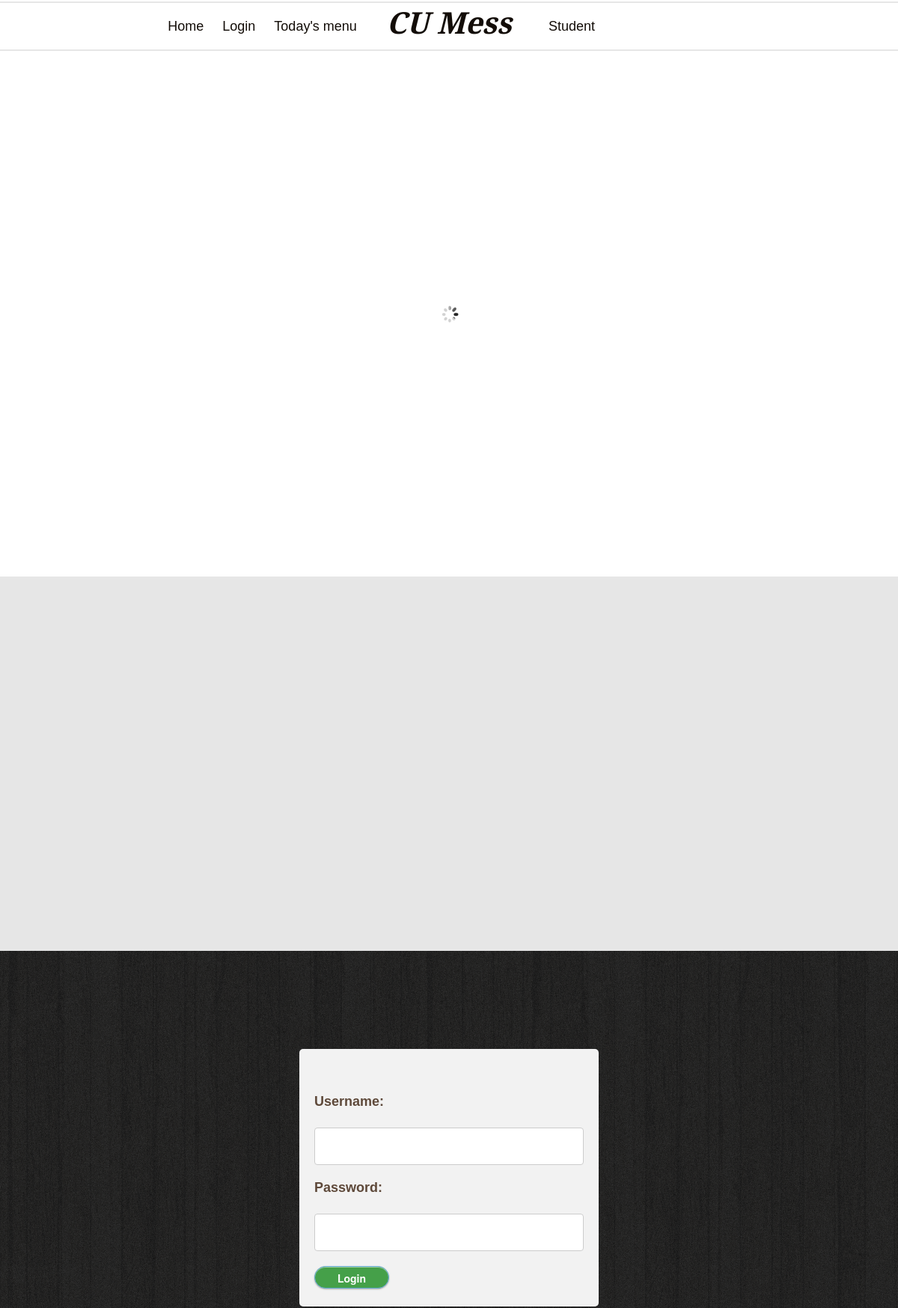
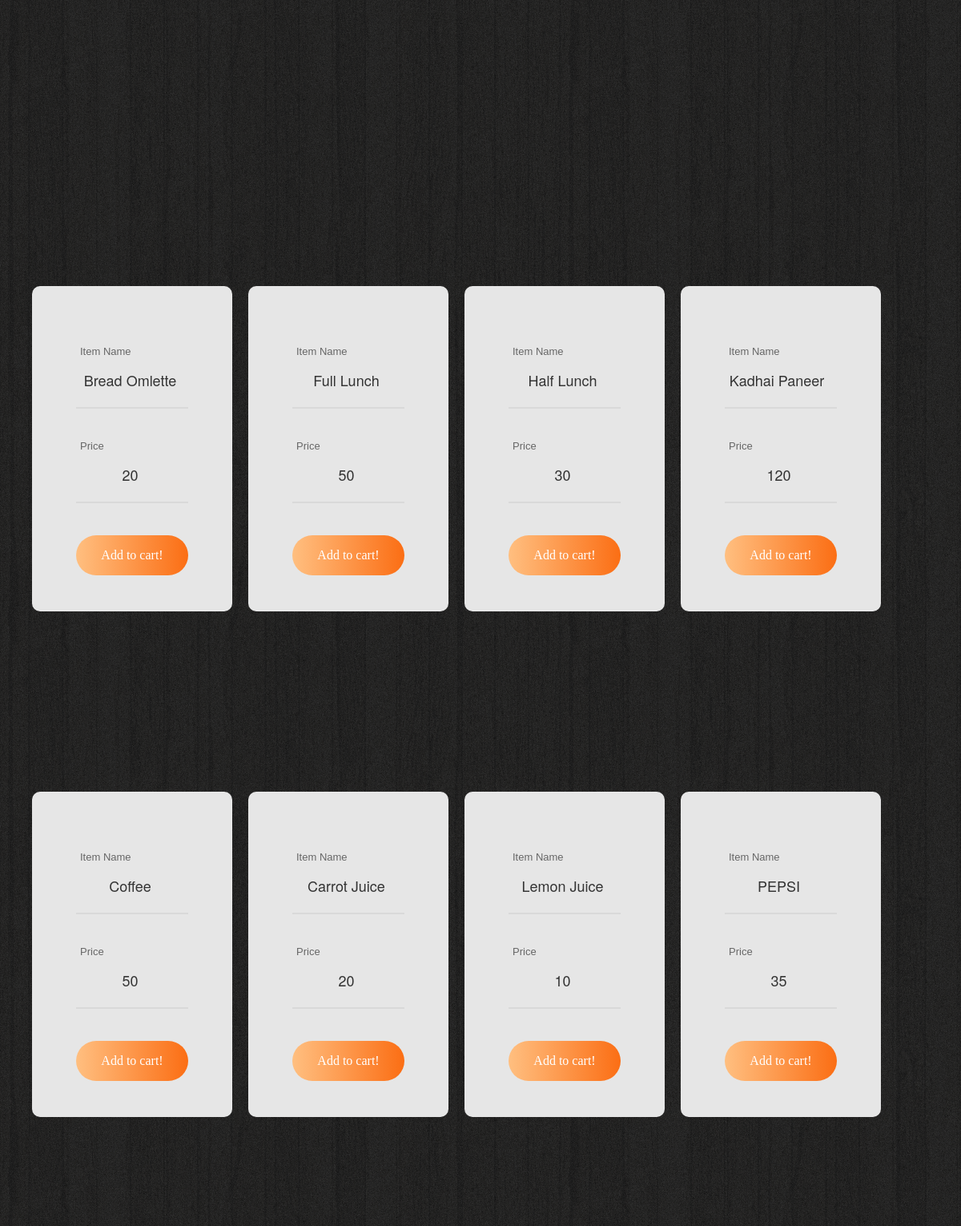
The app's page /index2.php with its own data (2 pictures, top to bottom).
### tables this page shows
CREATE TABLE `food` (
  `food_id` varchar(20) NOT NULL,
  `food` text NOT NULL,
  `f_price` int(11) NOT NULL
);

CREATE TABLE `drinks` (
  `drink_id` varchar(20) NOT NULL,
  `drink` text NOT NULL,
  `d_price` int(11) NOT NULL
);

### index2.php (the view, shortened to what this page needs)
	<?php
				$con=mysqli_connect("localhost", "root", "");
				$sql1="SELECT * From food";
				$records1=mysqli_query($con,$sql1);
				$sql2="SELECT * From drinks";
				$records2=mysqli_query($con,$sql2);
	?>
<!DOCTYPE html>
<html>
	<head>
	<link rel="stylesheet" href="css/animate.css">
	<link rel="stylesheet" href="css/icomoon.css">
	<link rel="stylesheet" href="css/simple-line-icons.css">
	<link rel="stylesheet" href="css/bootstrap-datetimepicker.min.css">
	<link rel="stylesheet" href="css/flexslider.css">
	<link rel="stylesheet" href="css/bootstrap.css">
	<link rel="stylesheet" href="css/style.css">
	<link rel="stylesheet" href="main.css">
  <link rel="stylesheet" href="css/form.css">
	</head>
	<body>
	<div id="fh5co-container">
    <div class="js-sticky">
      <div class="fh5co-main-nav">
        <div class="container-fluid">
          <div class="fh5co-menu-1">
            <a href="#" data-nav-section="home">Home</a>
            <a href="#" data-nav-section="about">Login</a>
            <a href="#" data-nav-section="features">Today's menu</a>
          </div>
          <div class="fh5co-logo">
            <a href="index2.php">CU Mess</a>
          </div>
          <div class="fh5co-menu-2">
            <a href="index.php" data-nev-section="admin"> &nbsp; Student</a>
          </div>
        </div>
      </div>
    </div>
		<div id="fh5co-home" class="js-fullheight" data-section="home">
			<div class="flexslider">
				<div class="fh5co-text">
					<div class="container">
						<div class="row">
						</div>
					</div>
				</div>
			</div>
		</div>
		<div id="fh5co-about" data-section="about">
			<div class="fh5co-2col fh5co-text">
				<div id="container">
					<form  method="post" id="loginform">
						<label for="username">Username:
						</label>
						<input type="text" id="username" name="username" required><br>
						<label for="password">Password:
						</label>
						<input type="password" id="password" name="password" required>
						<div id="lower">
							<input type="submit" name="submit" value="Login">
						</div>
					</form>
				</div>
			</div>
		</div>
    <div id="fh5co-featured" data-section="features">
			<div class="container">
				<div class="row text-center fh5co-heading row-padded">
				<div class="col-md-8 col-md-offset-2">
				</div>
			</div>
							<?php
							while ($food=mysqli_fetch_assoc($records1))
							{
							?>
			<div id="first">
		<div class="wrap-contact100">
			<form class="contact100-form validate-form">
				<div class="wrap-input100 validate-input" data-validate="Name is required">
					<span class="label-input100">Item Name</span>
					<input class="input100" type="button" name="item_name" value="<?php echo $food ['food']; ?> ">
					<span class="focus-input100"></span>
				</div>
				<div class="wrap-input100 validate-input" >
					<span class="label-input100">Price</span>
					<input class="input100" type="button" name="price"  value="<?php echo $food ['f_price']; ?> ">
					<span class="focus-input100"></span>
				</div>
				<div class="container-contact100-form-btn">
					<div class="wrap-contact100-form-btn">
						<div class="contact100-form-bgbtn"></div>
						<button class="contact100-form-btn">
							<span>
								Add to cart!
							</span>
						</button>
					</div>
				</div>
			</form>
		</div>
	</div>
							<?php
							}
							?>
		<div class="row text-center fh5co-heading row-padded">
				<div class="col-md-8 col-md-offset-2">
				</div>
			</div>
							<?php
							while ($Drinks=mysqli_fetch_assoc($records2))
							{
							?>
<div id="first">
		<div class="wrap-contact100">
			<form class="contact100-form validate-form">
				<div class="wrap-input100 validate-input" data-validate="Name is required">
					<span class="label-input100">Item Name</span>
					<input class="input100" type="button" name="item_name" value="<?php echo $Drinks ['drink']; ?> ">
					<span class="focus-input100"></span>
				</div>
				<div class="wrap-input100 validate-input" >
					<span class="label-input100">Price</span>
					<input class="input100" type="button" name="price"  value="<?php echo $Drinks ['d_price']; ?> ">
					<span class="focus-input100"></span>
				</div>
				<div class="container-contact100-form-btn">
					<div class="wrap-contact100-form-btn">
						<div class="contact100-form-bgbtn"></div>
						<button class="contact100-form-btn">
							<span>
								Add to cart!
							</span>
						</button>
					</div>
				</div>
			</form>
		</div>
	</div>
<?php
}
?>
			</div>
		</div>
	</body>
</html>

### css/flexslider.css (style rules this page uses)
.flexslider { margin: 0; padding: 0; }
.flexslider { margin: 0 0 60px; background: #ffffff; border: 4px solid #ffffff; position: relative; zoom: 1; -webkit-border-radius: 4px; -moz-border-radius: 4px; border-radius: 4px; -webkit-box-shadow: '' 0 1px 4px rgba(0, 0, 0, 0.2); -moz-box-shadow: '' 0 1px 4px rgba(0, 0, 0, 0.2); -o-box-shadow: '' 0 1px 4px rgba(0, 0, 0, 0.2); box-shadow: '' 0 1px 4px rgba(0, 0, 0, 0.2); }

### css/style.css (style rules this page uses)
body { font-family: "Merriweather", serif; font-size: 18px; font-weight: 300; line-height: 2; color: #5e493a; }
a { color: #fb6e14; -webkit-transition: 0.5s; -o-transition: 0.5s; transition: 0.5s; }
#fh5co-home { min-height: 700px; background: #fff url(../images/loader.gif) no-repeat center center; }
#fh5co-home .flexslider { border: none; position: relative; z-index: 1; margin-bottom: 0; }
#fh5co-home .flexslider .fh5co-text { position: absolute; z-index: 3; width: 100%; top: 50%; margin-top: -212px; text-align: center; }
.fh5co-main-nav { position: relative; background: #fff; }
.fh5co-main-nav:before, .fh5co-main-nav:after { content: ""; position: absolute; left: 0; height: 2px; width: 100%; background: #e6e6e6; }
.fh5co-main-nav:before { top: 2px; }
.fh5co-main-nav:after { bottom: 2px; }
.fh5co-main-nav .fh5co-menu-1, .fh5co-main-nav .fh5co-menu-2, .fh5co-main-nav .fh5co-logo { vertical-align: middle; float: left; line-height: 0; }
.fh5co-main-nav .fh5co-menu-1 a, .fh5co-main-nav .fh5co-menu-2 a, .fh5co-main-nav .fh5co-logo a { padding: 35px 10px; color: #130d08; display: -moz-inline-stack; display: inline-block; zoom: 1; *display: inline; }
.fh5co-main-nav .fh5co-menu-1 { text-align: right; width: 40.33%; }
.fh5co-main-nav .fh5co-menu-1 a { vertical-align: middle; }
.fh5co-main-nav .fh5co-logo { text-align: center; width: 19.33%; font-size: 40px; font-family: "Playfair Display", serif; font-weight: 700; font-style: italic; }
.fh5co-main-nav .fh5co-logo a { position: relative; top: -5px; display: inline-block; }
.fh5co-main-nav .fh5co-menu-2 { text-align: left; width: 40.33%; }
#fh5co-about { display: -webkit-box; display: -moz-box; display: -ms-flexbox; display: -webkit-flex; display: flex; flex-wrap: wrap; -webkit-flex-wrap: wrap; -moz-flex-wrap: wrap; background: #e6e6e6; width: 100%; }
#fh5co-about .fh5co-2col { width: 50%; }
@media screen and (max-width: 1200px) { #fh5co-about .fh5co-2col { width: 100%; } }
#fh5co-about .fh5co-text { padding: 2em 6em; text-align: left; background: #130d08 url(../images/wood_1.png) repeat; }
@media screen and (max-width: 1200px) { #fh5co-about .fh5co-text { padding: 1em; } }
#fh5co-featured { padding: 7em 0; background: #130d08 url(../images/wood_1.png) repeat; }
#fh5co-container { position: relative; z-index: 10; }
#fh5co-offcanvas, #fh5co-container, .fh5co-nav-toggle, #fh5co-footer { -webkit-transition: 0.5s; -o-transition: 0.5s; transition: 0.5s; }
#fh5co-container, .fh5co-nav-toggle, #fh5co-footer { z-index: 2; position: relative; }
.js-sticky { display: block; }
.row-padded { padding-bottom: 40px; }

### main.css (style rules this page uses)
* { box-sizing: border-box; }
body,html { height: 100%; margin: 0; font-family: Arial,Helvetica,sans-serif; }
#container { border-radius: 5px; background-color: #f2f2f2; padding: 20px; width: 400px; margin: auto; }
form { margin: 0 auto; margin-top: 20px; }
label { padding: 12px 12px 12px 0; display: inline-block; }
input { font-family: "Helvetica Neue", Helvetica, sans-serif; font-size: 12px; outline: none; }
input[type=text], input[type=password] { width: 100%; padding: 12px; border: 1px solid #ccc; border-radius: 4px; resize: vertical; }
input[type=submit] { float: center; margin-right: 100px; margin-top: 20px; width: 100px; height: 30px; font-size: 14px; font-weight: bold; color: #fff; background-color: #45a049; border-radius: 30px; border: 1px solid #66add6; box-shadow: 0 1px 2px rgba(0, 0, 0, .3), inset 0 1px 0 rgba(255, 255, 255, .5); cursor: pointer; }

### records on screen
food: item_name "Bread Omlette", price "20"
food: item_name "Full Lunch", price "50"
food: item_name "Half Lunch", price "30"
food: item_name "Kadhai Paneer", price "120"
drinks: item_name "Coffee", price "50"
drinks: item_name "Carrot Juice", price "20"
drinks: item_name "Lemon Juice", price "10"
drinks: item_name "PEPSI", price "35"
